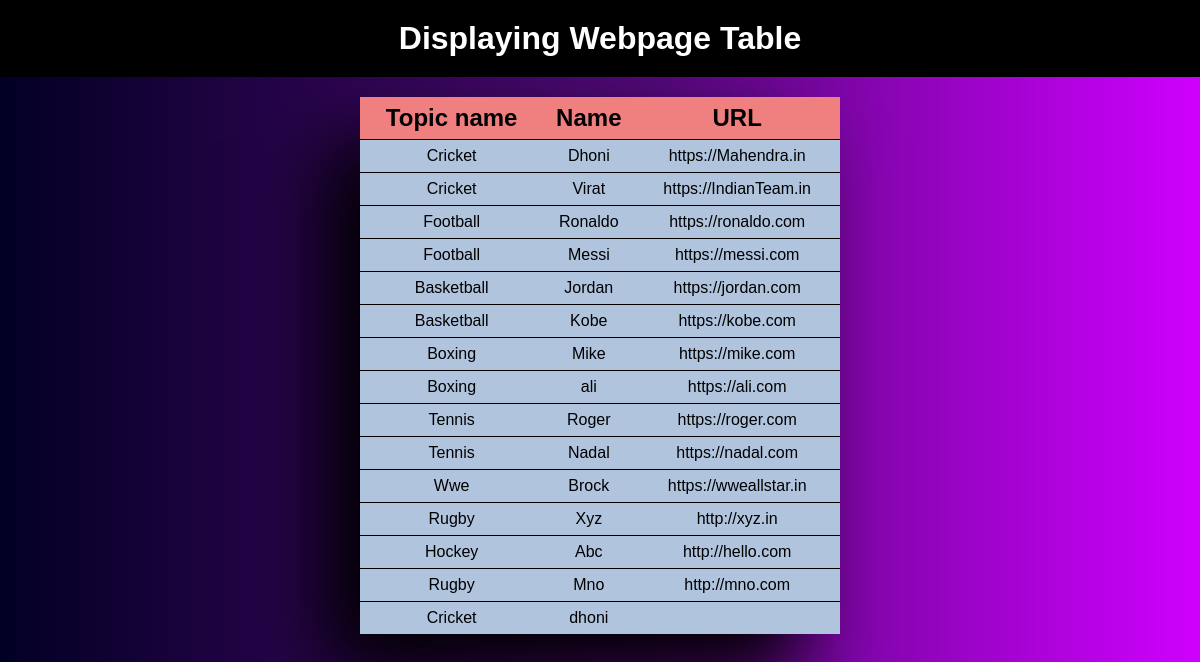
/update_webpage/, run on the app's committed database.
### app/models.py (models this page shows, shortened)
class Webpage(models.Model):
    topic_name = models.ForeignKey(Topic, on_delete=models.CASCADE)
    name = models.CharField(max_length=50, primary_key=True)
    url = models.URLField()

class Topic(models.Model):
    topic_name = models.CharField(max_length=50, primary_key=True)
    def __str__(self):
        return self.topic_name

### app/views.py (the view)
# urls.py: path('update_webpage/',update_webpage,name='update_webpage'),
def update_webpage(request):
    webpages=Webpage.objects.all()
    d = {'webpages': webpages}
    return render(request,'dw.html',d)

### templates/dw.html (shortened to what this page needs)
<!DOCTYPE html>
<html lang="en">
<head>
</head>
<body>
    <center>
        <h1>Displaying Webpage Table</h1>
        <table cellspacing="0">
            <tr>
                <th>Topic name</th>
                <th>Name</th>
                <th>URL</th>
            </tr>
            {% for wo in webpages %}
                <tr>
                    <td>{{ wo.topic_name }}</td>
                    <td>{{ wo.name }}</td>
                    <td>{{ wo.url }}</td>
                </tr>
            {% endfor %}
        </table>
    </center>
</body>
</html>

### templates/dw.html (style rules this page uses)
* { margin: 0; padding: 0; font-family: Arial, Helvetica, sans-serif; }
body { background: rgb(2,0,36); background: linear-gradient(90deg, rgba(2,0,36,1) 0%, rgba(83,9,121,1) 54%, rgba(207,0,255,1) 100%); }
h1 { background-color: black; color: white; font-size: 2em; padding: 20px; margin-bottom: 20px; }
table { width: 40%; box-shadow: -37px 42px 74px black; text-align: center; }
th { background-color: lightcoral; font-size: 1.5em; }
td { border-top: 1px solid black; }
tr { background-color: lightsteelblue; transition: .2s; }
th,td { padding: 7px 0px; }

### data on the page
Webpage: topic_name "Cricket", name "Dhoni", url "https://Mahendra.in"
Webpage: topic_name "Cricket", name "Virat", url "https://IndianTeam.in"
Webpage: topic_name "Football", name "Ronaldo", url "https://ronaldo.com"
Webpage: topic_name "Football", name "Messi", url "https://messi.com"
Webpage: topic_name "Basketball", name "Jordan", url "https://jordan.com"
Webpage: topic_name "Basketball", name "Kobe", url "https://kobe.com"
Webpage: topic_name "Boxing", name "Mike", url "https://mike.com"
Webpage: topic_name "Boxing", name "ali", url "https://ali.com"
Webpage: topic_name "Tennis", name "Roger", url "https://roger.com"
Webpage: topic_name "Tennis", name "Nadal", url "https://nadal.com"
Webpage: topic_name "Wwe", name "Brock", url "https://wweallstar.in"
Webpage: topic_name "Rugby", name "Xyz", url "http://xyz.in"
Webpage: topic_name "Hockey", name "Abc", url "http://hello.com"
Webpage: topic_name "Rugby", name "Mno", url "http://mno.com"
Webpage: topic_name "Cricket", name "dhoni"
